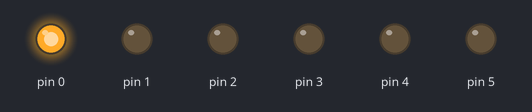
The sketch below on a simulated Arduino Uno, built with avr-gcc and run on an emulated ATmega328P. Shown: output pins drawn as LEDs (lit = HIGH).

Above: at 0.5 s.
At 4.5 s:
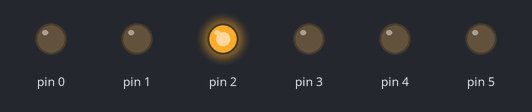
At 6.5 s:
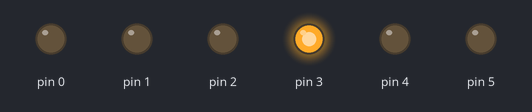
At 7.5 s:
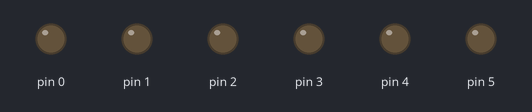
At 10.5 s:
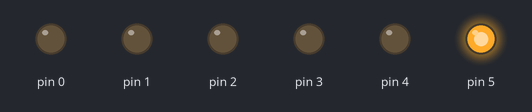
At 14.4 s:
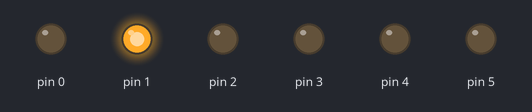
Timing chart, 0 to 15.0 s (numbered marks = the images above):
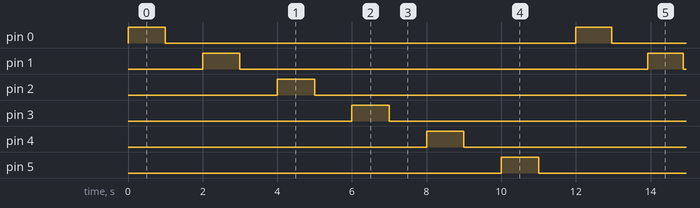

Measured:
- by itself, pin 0: alternates HIGH for 0.94 s and LOW for 10.6 s
- by itself, pin 1: alternates HIGH for 0.94 s and LOW for 10.5 s
- by itself, pin 2: alternates HIGH for 0.94 s and LOW for 10.4 s
- by itself, pin 3: alternates HIGH for 0.96 s and LOW for 10.3 s
- by itself, pin 4: alternates HIGH for 0.96 s and LOW for 10.5 s
- by itself, pin 5: alternates HIGH for 0.96 s and LOW for 10.4 s

The sketch:

lampada_3_cores.ino
```cpp
int velocidade = 1000;

void setup() {
  for(int i=0;i<6;i++){
      pinMode(i,OUTPUT);
    }
}

void loop() {
    for(int i=0;i<6;i++){
      digitalWrite(i,HIGH);
      delay(velocidade);
      digitalWrite(i,LOW);
      delay(velocidade);
    }
    velocidade = velocidade - 40;

}
```
